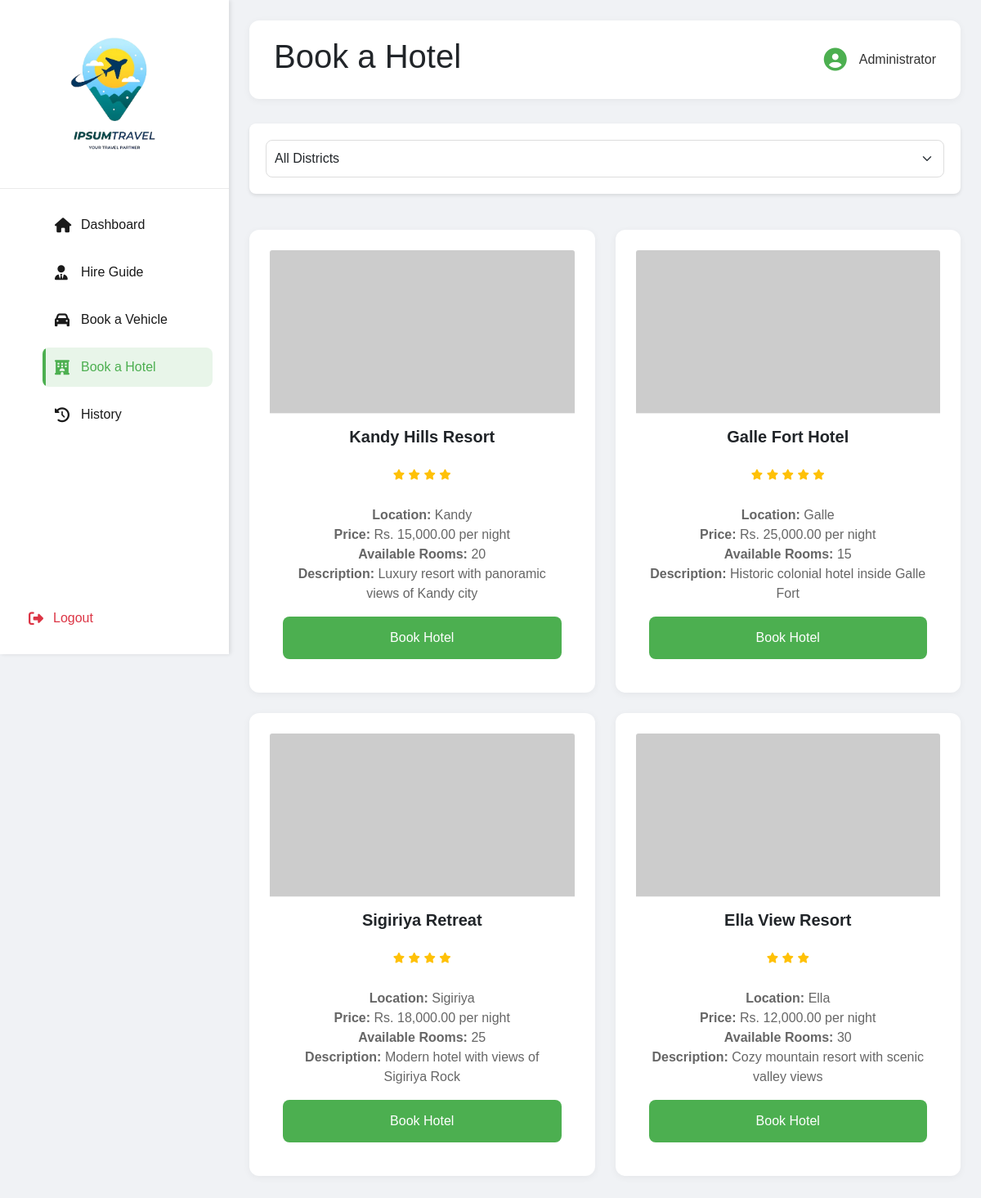
The app's page /pages/dashboard/book-hotel.php (signed in) with its own data.
### tables this page shows
CREATE TABLE hotels (
    hotel_id INT AUTO_INCREMENT PRIMARY KEY,
    name VARCHAR(100) NOT NULL,
    district VARCHAR(50) NOT NULL,
    star_rating INT NOT NULL,
    description TEXT,
    imageUrl VARCHAR(255) NOT NULL,
    contact_number VARCHAR(15) NOT NULL,
    email VARCHAR(100) NOT NULL,
    price_per_night DECIMAL(10,2) NOT NULL,
    available_rooms INT NOT NULL
);

### pages/dashboard/book-hotel.php (the view, shortened to what this page needs)
<?php
require_once '../../config/db_connect.php';
include 'includes/header.php';
?>
<body>
    <div class="dashboard-container">
        <?php include 'includes/sidebar.php'; ?>
        <div class="main-content">
            <header>
                <h1>Book a Hotel</h1>
                <div class="user-profile">
                    <i class="fas fa-user-circle"></i>
                    <span><?php echo htmlspecialchars($_SESSION['fullname']); ?></span>
                </div>
            </header>
            <div class="filter-section mb-4">
                <select id="districtFilter" class="form-select" onchange="filterHotels()">
                    <option value="">All Districts</option>
                </select>
            </div>
            <div class="hotels-container">
                <?php
                $sql = "SELECT * FROM hotels WHERE available_rooms > 0";
                $result = $conn->query($sql);
                while($hotel = $result->fetch_assoc()):
                ?>
                <div class="card hotel-card" data-district="<?php echo $hotel['district']; ?>">
                    <img
                        src="<?php echo $hotel['imageUrl']; ?>"
                        class="card-img-top"
                        onerror="handleImageError(this)"
                        alt="<?php echo $hotel['name']; ?>"
                    >
                    <div class="card-body">
                        <h5 class="card-title"><strong><?php echo $hotel['name']; ?></strong></h5>
                        <div class="hotel-rating">
                            <?php for($i = 0; $i < $hotel['star_rating']; $i++): ?>
                                <i class="fas fa-star text-warning" style="font-size: 0.8em;"></i>
                            <?php endfor; ?>
                        </div>
                        <p class="card-text">
                            <strong>Location:</strong> <?php echo $hotel['district']; ?><br>
                            <strong>Price:</strong> Rs. <?php echo number_format($hotel['price_per_night'], 2); ?> per night<br>
                            <strong>Available Rooms:</strong> <?php echo $hotel['available_rooms']; ?><br>
                            <strong>Description:</strong> <?php echo $hotel['description']; ?>
                        </p>
                        <button class="btn btn-primary" onclick="bookHotel(<?php echo $hotel['hotel_id']; ?>)">
                            Book Hotel
                        </button>
                    </div>
                </div>
                <?php endwhile; ?>
            </div>
        </div>
    </div>
</body>
</html>

### pages/dashboard/includes/header.php (shortened to what this page needs)
<!DOCTYPE html>
<html lang="en">
<head>
    <link href="https://cdn.jsdelivr.net/npm/bootstrap@5.1.3/dist/css/bootstrap.min.css" rel="stylesheet">
    <link rel="stylesheet" href="https://cdnjs.cloudflare.com/ajax/libs/font-awesome/6.4.0/css/all.min.css">
    <link rel="stylesheet" href="../../css/dashboard.css">
</head>

### pages/dashboard/includes/sidebar.php
<div class="sidebar">
    <div class="logo">
        <img src="../../images/logo.png" alt="Travel Ceylon Logo">
    </div>
    <nav class="sidebar-menu">
        <ul>
            <li>
                <a href="dashboard.php" class="<?php echo basename($_SERVER['PHP_SELF']) == 'dashboard.php' ? 'active' : ''; ?>">
                    <i class="fas fa-home"></i>
                    <span>Dashboard</span>
                </a>
            </li>
            <li>
                <a href="hire-guide.php" class="<?php echo basename($_SERVER['PHP_SELF']) == 'hire-guide.php' ? 'active' : ''; ?>">
                    <i class="fas fa-user-tie"></i>
                    <span>Hire Guide</span>
                </a>
            </li>
            <li>
                <a href="book-vehicle.php" class="<?php echo basename($_SERVER['PHP_SELF']) == 'book-vehicle.php' ? 'active' : ''; ?>">
                    <i class="fas fa-car"></i>
                    <span>Book a Vehicle</span>
                </a>
            </li>
            <li>
                <a href="book-hotel.php" class="<?php echo basename($_SERVER['PHP_SELF']) == 'book-hotel.php' ? 'active' : ''; ?>">
                    <i class="fas fa-hotel"></i>
                    <span>Book a Hotel</span>
                </a>
            </li>
            <li>
                <a href="booking-history.php" class="<?php echo basename($_SERVER['PHP_SELF']) == 'booking-history.php' ? 'active' : ''; ?>">
                    <i class="fas fa-history"></i>
                    <span>History</span>
                </a>
            </li>
        </ul>
    </nav>
    <div class="logout">
        <a href="../logout.php">
            <i class="fas fa-sign-out-alt"></i>
            <span>Logout</span>
        </a>
    </div>
</div>

### css/dashboard.css (style rules this page uses)
* { margin: 0; padding: 0; box-sizing: border-box; font-family: Arial, sans-serif; }
.dashboard-container { display: flex; min-height: 100vh; background-color: #f0f2f5; }
.sidebar { width: 280px; background-color: #ffffff; box-shadow: 2px 0 5px rgba(0,0,0,0.1); position: fixed; height: 100vh; left: 0; top: 0; }
.logo { text-align: center; padding: 25px 20px; border-bottom: 1px solid #eaeaea; }
.logo img { max-width: 180px; height: auto; }
.sidebar-menu { padding: 20px; }
.sidebar-menu ul { list-style: none; }
.sidebar-menu li { margin-bottom: 10px; }
.sidebar-menu a { color: #1a1a1a; text-decoration: none; display: flex; align-items: center; padding: 12px 15px; border-radius: 8px; transition: all 0.3s ease; position: relative; overflow: hidden; }
.sidebar-menu a.active { background-color: #e8f5e9; color: #4CAF50; }
.sidebar-menu a.active::before { content: ''; position: absolute; left: 0; top: 0; height: 100%; width: 4px; background-color: #4CAF50; border-radius: 0 2px 2px 0; }
.sidebar-menu i { margin-right: 12px; width: 20px; font-size: 18px; }
.sidebar-menu span { font-weight: 500; }
.main-content { flex: 1; margin-left: 280px; padding: 25px; }
header { background-color: #ffffff; padding: 20px 30px; border-radius: 12px; box-shadow: 0 2px 10px rgba(0,0,0,0.05); margin-bottom: 30px; display: flex; justify-content: space-between; align-items: center; }
.user-profile { display: flex; align-items: center; gap: 15px; padding-left: 20px; }
.user-profile span { font-size: 16px; font-weight: 500; color: #333; }
.user-profile i { font-size: 28px; color: #4CAF50; }
button.btn { background-color: #4CAF50; color: white; padding: 14px 28px; border: none; border-radius: 8px; cursor: pointer; font-size: 16px; font-weight: 500; width: 100%; transition: background-color 0.3s ease; }
.filter-section { background: white; padding: 20px; border-radius: 8px; box-shadow: 0 2px 4px rgba(0,0,0,0.1); }
.card { overflow: hidden; display: flex; flex-direction: column; }
.card-img-top { width: 100%; height: 200px; object-fit: cover; border-bottom: 1px solid #eee; }
.card-body { flex: 1; display: flex; flex-direction: column; }
.card-title { font-size: 1.25rem; margin-bottom: 0.75rem; }
.card-text { flex: 1; margin-bottom: 1rem; }
.btn-primary { margin-top: auto; }
.guides-container, .vehicles-container, .hotels-container { display: grid; grid-template-columns: repeat(auto-fill, minmax(300px, 1fr)); gap: 25px; padding: 20px 0; }
.card { border: none; box-shadow: 0 2px 4px rgba(0,0,0,0.1); transition: transform 0.2s; }
.hotel-rating { margin: 10px 0; }
.btn-primary { background-color: #4CAF50; border: none; padding: 10px 20px; }
.form-select { padding: 10px; border-radius: 8px; border: 1px solid #ddd; }
.card { background-color: #ffffff; padding: 25px; border-radius: 12px; box-shadow: 0 2px 10px rgba(0,0,0,0.05); text-align: center; transition: all 0.3s ease; }
.card i { font-size: 48px; color: #4CAF50; margin-bottom: 20px; }
.card p { color: #666; line-height: 1.5; }
.logout { position: absolute; bottom: 20px; width: 100%; padding: 0 20px; }
.logout a { color: #dc3545; text-decoration: none; display: flex; align-items: center; padding: 12px 15px; border-radius: 8px; transition: all 0.3s ease; }
.logout i { margin-right: 12px; font-size: 18px; }

### records on screen
hotels: name "Kandy Hills Resort", star_rating 4 (drawn), district "Kandy", price_per_night "15,000.00", available_rooms "20", description "Luxury resort with panoramic views of Kandy city"
hotels: name "Galle Fort Hotel", star_rating 5 (drawn), district "Galle", price_per_night "25,000.00", available_rooms "15", description "Historic colonial hotel inside Galle Fort"
hotels: name "Sigiriya Retreat", star_rating 4 (drawn), district "Sigiriya", price_per_night "18,000.00", available_rooms "25", description "Modern hotel with views of Sigiriya Rock"
hotels: name "Ella View Resort", star_rating 3 (drawn), district "Ella", price_per_night "12,000.00", available_rooms "30", description "Cozy mountain resort with scenic valley views"

### other values on screen
$_SESSION['fullname'] "Administrator"
